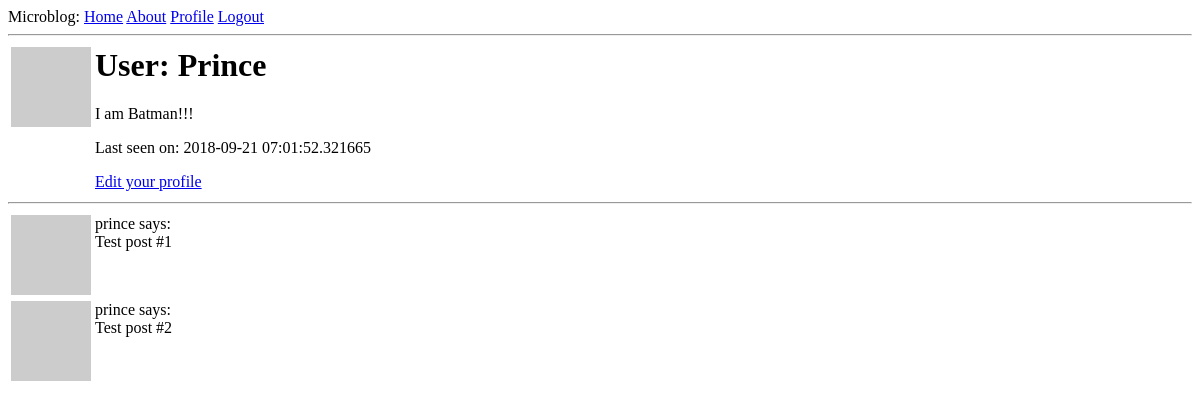
The page /users/prince (signed in) on the database as committed earlier.
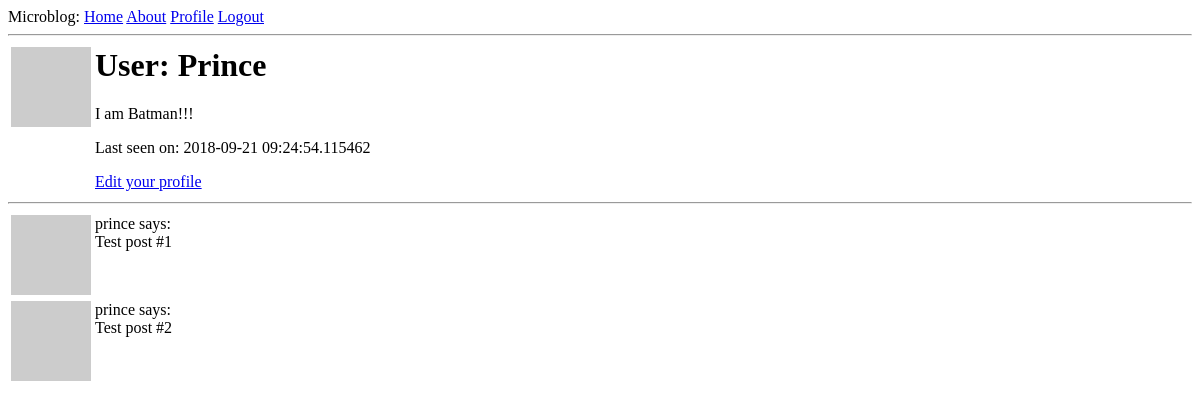
The same page on the database as committed later.
### app/models.py (models this page shows, shortened)
class User(UserMixin,db.Model):
    id =db.Column(db.Integer,primary_key=1)
    username = db.Column(db.String(64),index=1,unique=1)
    email = db.Column(db.String(120),index=1,unique=1)
    password_hash = db.Column(db.String(128))
    posts = db.relationship('Post', backref='author', lazy='dynamic')
    about_me =db.Column(db.String(140))
    last_seen = db.Column(db.DateTime,default=datetime.utcnow)
    def __repr__(self):
        return f'<User {self.username}>'
    def avatar(self,size):
        digest=md5(self.email.lower().encode('utf-8')).hexdigest()
        return f'https://www.gravatar.com/avatar/{digest}?d=identicon&s={size}'

### app/routes6_1.py (the view)
@app.route('/users/<username>')
@login_required
def users(username):
    user = User.query.filter_by(username=username).first_or_404()
    posts=[
        {
            'author':user,
            'body':'Test post #1'
        },
        {
            'author':user,
            'body':'Test post #2'
        }
    ]
    return render_template('users.html',user=user,posts=posts)

### app/models.py (called while the page is built)
@login.user_loader
def load_user(id):
    return User.query.get(int(id))

### app/routes6_1.py (called while the page is built)
@app.before_request
def before_request():
    print("Current user: ",current_user)
    if current_user.is_authenticated:
        current_user.last_seen =datetime.utcnow()
        db.session.commit()

### app/templates/users.html
{% extends "base.html" %}
{% block content%}
    <table>
        <tr valign="top">
            <td><img src= "{{ user.avatar(128) }}"></td>
            <td>
                <h1>User: {{ user.username[0].upper()+user.username[1:] }}</h1>
                {% if user.about_me %}
                    <p>{{ user.about_me }}</p>
                {% endif %}
                {% if user.last_seen %}
                    <p>Last seen on: {{ user.last_seen}}</p>
                {% endif %}
                {% if user==current_user%}
                <p><a href="{{ url_for('edit_profile')}}">Edit your profile</a></p>
                {% endif%}
            </td>
        </tr>
    </table>
    <hr>
    {% for post in posts %}
        {% include '_post.html' %}
    {% endfor %}
{% endblock %}

### app/templates/base.html (shortened to what this page needs)
<html>
        <head>
        </head>
        <body>
            <div>
                Microblog:
                    <a href="{{ url_for('index')}}">Home</a>
                    <a href="{{ url_for('about')}}">About</a>
                    {% if current_user.is_anonymous %}
                        <a href="{{ url_for('login')}}">Login</a>
                    {% else %}
                        <a href= "{{ url_for('users',username=current_user.username) }}">Profile</a>
                        <a href="{{ url_for('logout')}}">Logout</a>
                    {% endif %}
            </div>
            <hr>
            {% block content %}{% endblock %}
        </body>
    </html>

### app/templates/_post.html
<table>
        <tr valign="top">
            <td><img src="{{ post.author.avatar(36) }}"></td>
            <td> {{ post.author.username }} says: <br>{{ post.body}}</td>
        </tr>
    </table>

Rows that differ between the two databases and show on the page:
changed User "Prince": last_seen "2018-09-21 07:01:52.321665" → "2018-09-21 09:24:54.115462"
